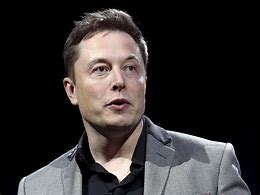
#> input picture 人脸检测/face/Elon.jpg, 260 x 195 px
$ python -i contours.py   (imports and definitions only)
#> lines starting #> are read from the running program, lines starting #| are printed output that depends on the picture; after the words box and inside, x2 and y2 are one past the last pixel; in counts of white or black regions, pixels touching at a corner belong together
#> further down, picture is the input picture: shape (195, 260, 3); mean B, G, R 46.9, 47.1, 50.9
import cv2
import numpy as np


def getContours(img, cThr=[100, 100], showCanny=True, minArea=1000, filter=0, draw=False):
#> called with showCanny = True, minArea = 1000, filter = 0, draw = False
    img = cv2.resize(img, (0, 0), None, 0.4, 0.4)
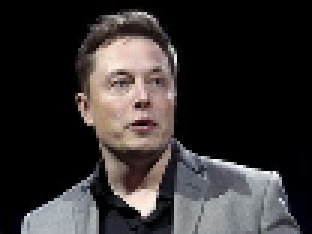
#> img: shape (78, 104, 3) (shown 3 times larger); mean of channels 0, 1, 2 46.9, 47.1, 50.9; drawn as B, G, R
    img_gray = cv2.cvtColor(img, cv2.COLOR_BGR2GRAY)
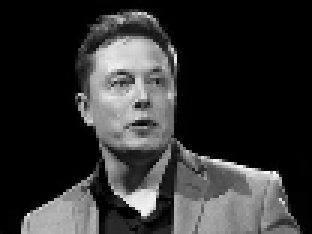
#> img_gray: shape (78, 104) (shown 3 times larger); min 0, max 252, mean 48.2
    img_blur = cv2.GaussianBlur(img_gray, (5, 5), 1)
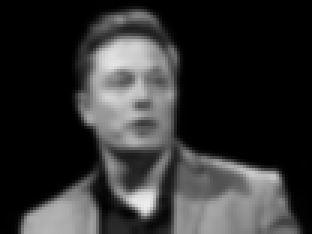
#> img_blur: shape (78, 104) (shown 3 times larger); min 0, max 236, mean 48.2
    img_canny = cv2.Canny(img_blur, cThr[0], cThr[1])
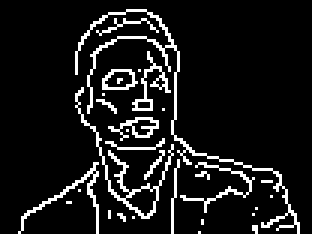
#> img_canny: shape (78, 104) (shown 3 times larger); 9.8% white in thin lines or dots, all inside (x1, y1, x2, y2) = (6, 3, 100, 78)
    kernel = np.ones((7, 7))
    img_dilate = cv2.dilate(img_canny, kernel, iterations=4)
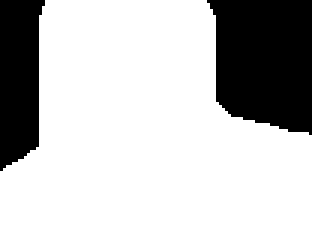
#> img_dilate: shape (78, 104) (shown 3 times larger); 75.2% white; 2 black regions, box (x1, y1, x2, y2) and area: (69, 0, 104, 45) 1318, (0, 0, 15, 57) 696
    img_threshold = cv2.erode(img_dilate, kernel, iterations=3)
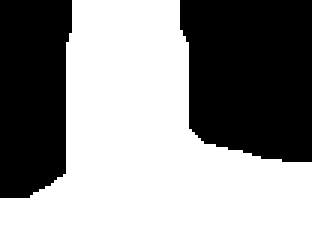
#> img_threshold: shape (78, 104) (shown 3 times larger); 56.3% white; 2 black regions

    contours, hiearchy = cv2.findContours(img_threshold, cv2.RETR_EXTERNAL, cv2.CHAIN_APPROX_SIMPLE)
#> contours = 1 contour; box (x1, y1, x2, y2) and area: (0, 0, 104, 78) 4400; hiearchy = [[-1, -1, -1, -1]]
    finalContours = []
    for i in contours:
        area = cv2.contourArea(i)
        if area > minArea:
            peri = cv2.arcLength(i, True)
            appox = cv2.approxPolyDP(i, 0.02 * peri, True)
            bbox = cv2.boundingRect(appox)
            if filter > 0:
                if len(appox) == filter:
                    finalContours.append([len(appox), area, appox, bbox, i])
            else:
                finalContours.append([len(appox), area, appox, bbox, i])
#> this loop made 1 pass
#> (area, peri, bbox) on pass 1: (4400, 344.8, (0, 0, 104, 78))
#> after the loop, finalContours = 1 item
    finalContours = sorted(finalContours, key=lambda x: x[1], reverse=True)
    if draw:
        for con in finalContours:
            cv2.drawContours(img, con[4], -1, (0, 0, 255), 3)
    if showCanny: cv2.imshow("Canny", img_canny)
    return img, finalContours


def reorder(myPoints):
    print(myPoints.shape)
    myPoints_new = np.zeros_like(myPoints)
    myPoints = myPoints.reshape((4,2))
    add = myPoints.sum(1)
    myPoints_new[0] = myPoints[np.argmin(add)]
    myPoints_new[3] = myPoints[np.argmax(add)]
    diff = np.diff(myPoints, axis=1)
    myPoints_new[1] = myPoints[np.argmin(diff)]
    myPoints_new[2] = myPoints[np.argmax(diff)]
    return myPoints_new


def warpImg(img, points, w, h):
    print(points)
    reorder(points)

>>> import cv2
>>> picture = cv2.imread('face/Elon.jpg')
>>> result = getContours(picture)

$ run again, on 人脸检测/face/bkx.png
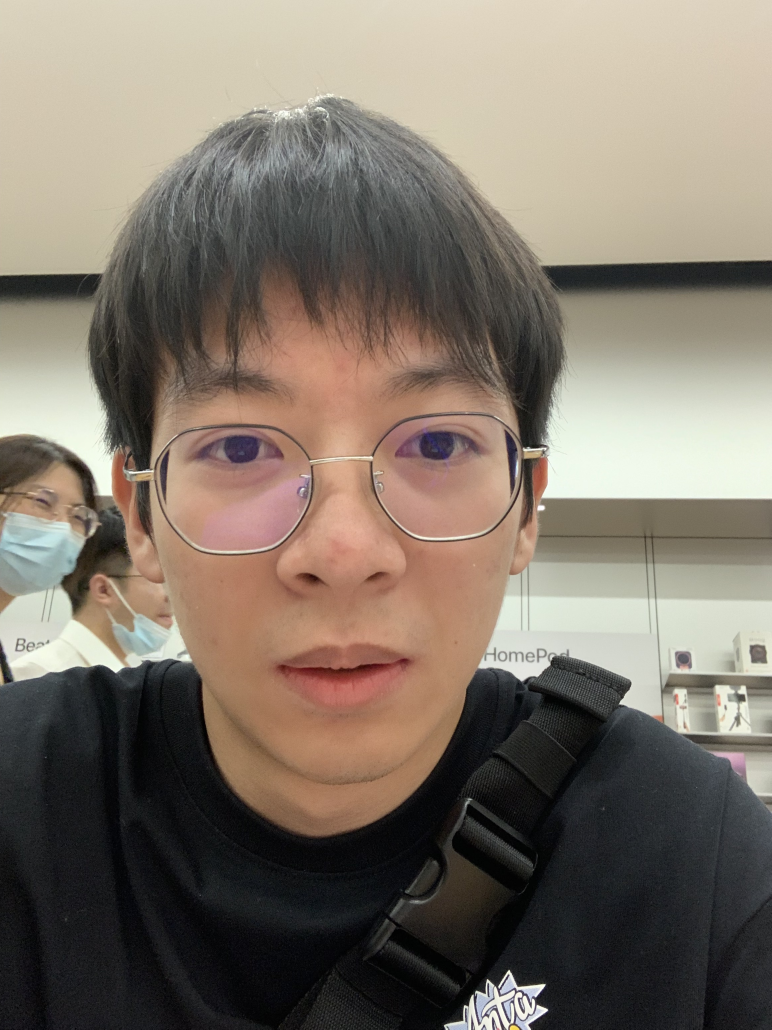
#> input picture 人脸检测/face/bkx.png, 2316 x 3088 px (shown at 1/3 size)
#> picture is the input picture: shape (3088, 2316, 3); mean B, G, R 105.4, 116.8, 127.2
#> in getContours, `img_canny = cv2.Canny(img_blur, cThr[0], cThr[1])`:
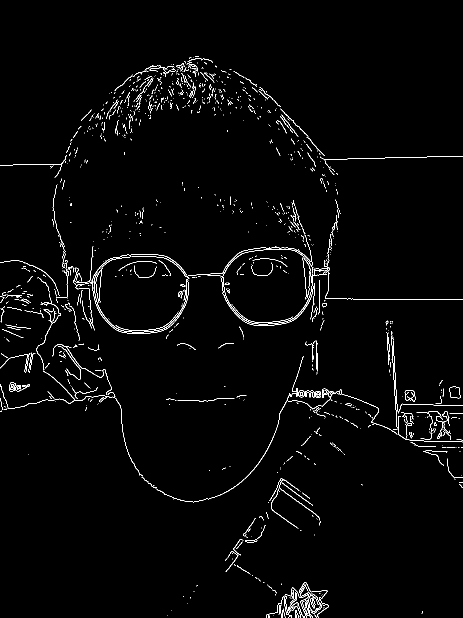
#> img_canny: shape (1235, 926) (shown at 1/2 size); 1.8% white in thin lines or dots
#> img_dilate: shape (1235, 926); 31.9% white; 13 white regions, largest, box (x1, y1, x2, y2) and area: (0, 100, 926, 1235) 342270, (321, 761, 505, 822) 6680, (417, 376, 517, 440) 4801
#> in getContours, `img_threshold = cv2.erode(img_dilate, kernel, iterations=3)`:
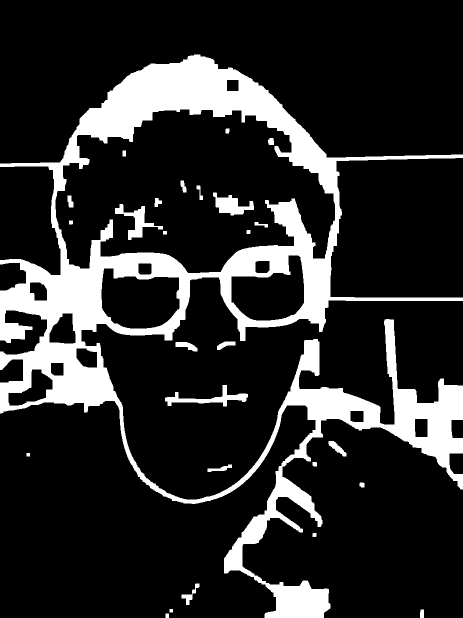
#> img_threshold: shape (1235, 926) (shown at 1/2 size); 17.2% white; 27 white regions
#> contours = 14 contours; largest, box (x1, y1, x2, y2) and area: (0, 109, 926, 1235) 347562, (330, 770, 496, 813) 1830, (351, 684, 395, 703) 416, (657, 882, 693, 913) 404, (363, 1167, 399, 1210) 359; hiearchy = 14 rows, first 6: [1, -1, -1, -1], [2, 0, -1, -1], [3, 1, -1, -1], [4, 2, -1, -1], [5, 3, -1, -1], [6, 4, -1, -1]
#> the loop in getContours, `for i in contours:` made 14 passes
#> (area, peri, bbox) on passes 11, 14: (1829.5, 458.2, (330, 770, 166, 43)), (347562.5, 10071.8, (0, 127, 926, 1108))
#> after the loop in getContours, `for i in contours:`: finalContours = 2 items
